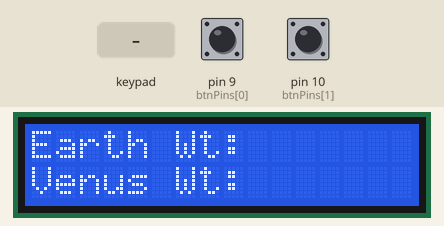
Recording of a sketch running on a simulated Arduino Uno, built with avr-gcc and run on an emulated ATmega328P. Parts: 16×2 character LCD. The inputs (shaded band) are chosen by the test bench; at power-on: pin 9 (btnPins[0]) HIGH, pin 10 (btnPins[1]) LOW. What the sketch prints to the serial monitor is not drawn.

Above: at 6.6 s.
6.7 s: keypad keys 2 3 4 5 pressed 0.4 s apart
At 9.3 s:
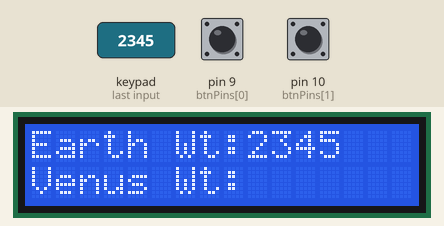
9.8 s: key '*' pressed
11.3 s: keypad keys 2 3 4 5 # pressed 0.4 s apart
At 13.6 s:
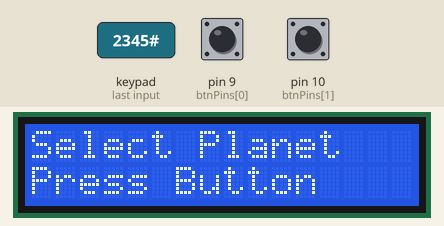
14.8 s: keypad keys 6 7 8 # pressed 0.4 s apart
At 17.4 s:
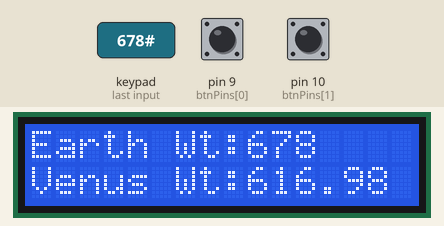
17.9 s: key '1' pressed
At 18.5 s:
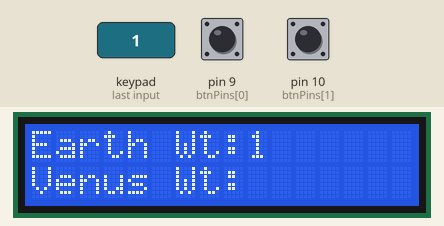
Timing chart, 0 to 20.4 s (numbered marks = the images above; inputs shaded):
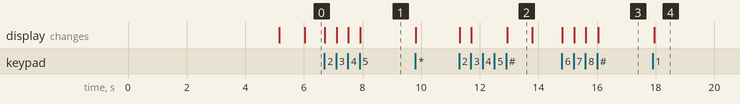

Measured:
- after the input at 6.7 s, the display: first changes at once (image 1 shows a later state)
- after the input at 11.3 s, the display: first changes at once (image 2 shows a later state)
- after the input at 14.8 s, the display: first changes at once (image 3 shows a later state)
- after the input at 17.9 s, the display: changes after 0.06 s (image 4)
- what the display in image 2 shows lasts 0.9 s, from 12.9 s to 13.8 s

The sketch:

Weight_on_different_planets.ino
```cpp
#include <Wire.h>
#include <LiquidCrystal_I2C.h>
#include <Keypad.h>

LiquidCrystal_I2C lcd(0x27, 16, 2);

// ---------------- Planet Buttons ----------------
// External pull-up to 5V, pressed = LOW
//9,10,11,12,A0,A1,A2,A3  [MERCURY, VENUS, MARS, JUPITER, SATRUN, URANUS, NEPTUNE, LUNA MOON]
const int btnPins[8] = {9,10,11,12,A0,A1,A2,A3};


const char* planetNames[8] = {
  "Mercury", "Venus", "Mars",
  "Jupiter", "Saturn", "Uranus",
  "Neptune", "Moon"
};

const float gRatio[8] = {
  0.38, 0.91, 0.38,
  2.34, 1.06, 0.92,
  1.19, 0.165
};

int selectedPlanet = -1;

// ---------------- Keypad ----------------
const byte ROWS = 4;
const byte COLS = 3;

char keys[ROWS][COLS] = {
  {'1','2','3'},
  {'4','5','6'},
  {'7','8','9'},
  {'*','0','#'}   // * = decimal, # = calculate
};

byte rowPins[ROWS] = {2, 3, 4, 5};
byte colPins[COLS] = {6, 7, 8};

Keypad keypad = Keypad(makeKeymap(keys), rowPins, colPins, ROWS, COLS);

// ---------------- State ----------------
String input = "";
bool resultShown = false;     // true after # shows result
bool resetArmed = false;      // becomes true when * pressed after result

// ---------------- UI ----------------
void showSelectPlanet() {
  lcd.clear();
  lcd.setCursor(0, 0);
  lcd.print("Select Planet");
  lcd.setCursor(0, 1);
  lcd.print("Press Button");

  Serial.println("\n[UI] Select Planet");
}

void showWeightScreen() {
  lcd.clear();
  lcd.setCursor(0, 0);
  lcd.print("Earth Wt:");
  lcd.setCursor(0, 1);
  lcd.print(planetNames[selectedPlanet]);
  lcd.print(" Wt:");

  Serial.print("[UI] Selected: ");
  Serial.println(planetNames[selectedPlanet]);
}

void showEarthValueOnLCD() {
  // "Earth Wt:" is 9 chars, so value starts at col 9
  lcd.setCursor(9, 0);
  lcd.print("       ");   // clear previous area
  lcd.setCursor(9, 0);
  lcd.print(input);
}

void clearLine2KeepLabel() {
  lcd.setCursor(0, 1);
  lcd.print("                ");
  lcd.setCursor(0, 1);
  lcd.print(planetNames[selectedPlanet]);
  lcd.print(" Wt:");
}

// ---------------- Button Read ----------------
int readPlanetButton() {
  for (int i = 0; i < 8; i++) {
    if (digitalRead(btnPins[i]) == LOW) {  // pressed = LOW
      delay(25); // debounce
      if (digitalRead(btnPins[i]) == LOW) {

        // IMPORTANT: do not block forever (D13 can be weird)
        unsigned long t0 = millis();
        while (digitalRead(btnPins[i]) == LOW) {
          if (millis() - t0 > 800) break;
        }

        Serial.print("[BTN] Pressed index=");
        Serial.print(i);
        Serial.print(" name=");
        Serial.println(planetNames[i]);

        return i;
      }
    }
  }
  return -1;
}

float stringToFloatSafe(const String &s) {
  if (s.length() == 0) return -1;
  if (s == "0.") return -1;
  if (s == ".") return -1;
  return s.toFloat();
}

byte ch0[8] = {
  0x01,
  0x02,
  0x06,
  0x0D,
  0x0D,
  0x19,
  0x1B,
  0x1B
};

byte ch1[8] = {
  0x07,
  0x0F,
  0x1F,
  0x1C,
  0x18,
  0x11,
  0x11,
  0x11
};

byte ch2[8] = {
  0x10,
  0x18,
  0x1C,
  0x1E,
  0x06,
  0x17,
  0x13,
  0x1B
};

byte ch3[8] = {
  0x1B,
  0x19,
  0x1D,
  0x0C,
  0x0F,
  0x07,
  0x03,
  0x01
};

byte ch4[8] = {
  0x11,
  0x11,
  0x11,
  0x03,
  0x07,
  0x1F,
  0x1E,
  0x1C
};

byte ch5[8] = {
  0x1B,
  0x1B,
  0x13,
  0x16,
  0x16,
  0x0C,
  0x08,
  0x10
};

// ---------------- Setup ----------------
void setup() {
  Serial.begin(9600);

  lcd.init();
  lcd.backlight();

  lcd.createChar(0, ch0);
  lcd.createChar(1, ch1);
  lcd.createChar(2, ch2);
  lcd.createChar(3, ch3);
  lcd.createChar(4, ch4);
  lcd.createChar(5, ch5);

  lcd.clear();
  lcd.setCursor(0, 0);
  lcd.write(byte(0));
  lcd.write(byte(1));
  lcd.write(byte(2));
  lcd.print(" WEIGHT ON");

  // Bottom row
  lcd.setCursor(0, 1);
  lcd.write(byte(3));
  lcd.write(byte(4));
  lcd.write(byte(5));
  lcd.print(" DIFF. PLANET");

  delay(5000);

  for (int i = 0; i < 8; i++) {
    pinMode(btnPins[i], INPUT); // external pull-up resistors to 5V
  }

  showSelectPlanet();
}

// ---------------- Loop ----------------
void loop() {

  // -------- Planet selection mode --------
  if (selectedPlanet < 0) {
    int p = readPlanetButton();
    if (p >= 0) {
      selectedPlanet = p;
      input = "";
      resultShown = false;
      resetArmed = false;

      showWeightScreen();
      showEarthValueOnLCD(); // empty
    }
    return;
  }

  // -------- Keypad mode --------
  char k = keypad.getKey();
  if (!k) return;

  Serial.print("[KEY] ");
  Serial.println(k);

  // If result is shown and user starts typing a number, start fresh
  if (resultShown && (k >= '0' && k <= '9')) {
    input = "";
    resultShown = false;
    resetArmed = false;

    showWeightScreen();      // redraw labels, clear old result visually
    clearLine2KeepLabel();
  }

  // Digits
  if (k >= '0' && k <= '9') {
    if (input.length() < 7) {
      input += k;
      showEarthValueOnLCD();
    }
    return;
  }

  // Decimal (*)
  if (k == '*') {
    if (resultShown) {
      // special: after result, '*' arms reset-to-select-planet
      resetArmed = true;
      Serial.println("[STATE] resetArmed = true (press # to go back)");
      return;
    }
    Serial.println("in *");

    resetArmed = true;
    Serial.println("[STATE] resetArmed = true (press # to go back)");

    // normal decimal entry
    if (input.length() == 0) {
      input = "0.";
      showEarthValueOnLCD();
      return;
    }
    if (input.indexOf('.') == -1) {
      input += ".";
      showEarthValueOnLCD();
    }
    return;
  }

  // Calculate / Confirm (#)
  if (k == '#') {

    // After result: * then # => back to select planet
    if (resetArmed) {
      Serial.println("[STATE] Back to planet selection");
      selectedPlanet = -1;
      input = "";
      resultShown = false;
      resetArmed = false;
      showSelectPlanet();
      return;
    }

    float earthWt = stringToFloatSafe(input);
    if (earthWt <= 0) {
      Serial.println("[ERR] Invalid Earth weight, clearing input");
      input = "";
      resultShown = false;
      resetArmed = false;

      showWeightScreen();
      showEarthValueOnLCD();
      clearLine2KeepLabel();
      return;
    }

    float otherWt = earthWt * gRatio[selectedPlanet];

    // Show result on line 2
    lcd.setCursor(0, 1);
    lcd.print("                ");
    lcd.setCursor(0, 1);
    lcd.print(planetNames[selectedPlanet]);
    lcd.print(" Wt:");
    lcd.print(otherWt, 2);

    Serial.print("[CALC] Earth=");
    Serial.print(earthWt);
    Serial.print(" -> ");
    Serial.print(planetNames[selectedPlanet]);
    Serial.print("=");
    Serial.println(otherWt, 2);

    resultShown = true;
    resetArmed = false;
    return;
  }
}
```
